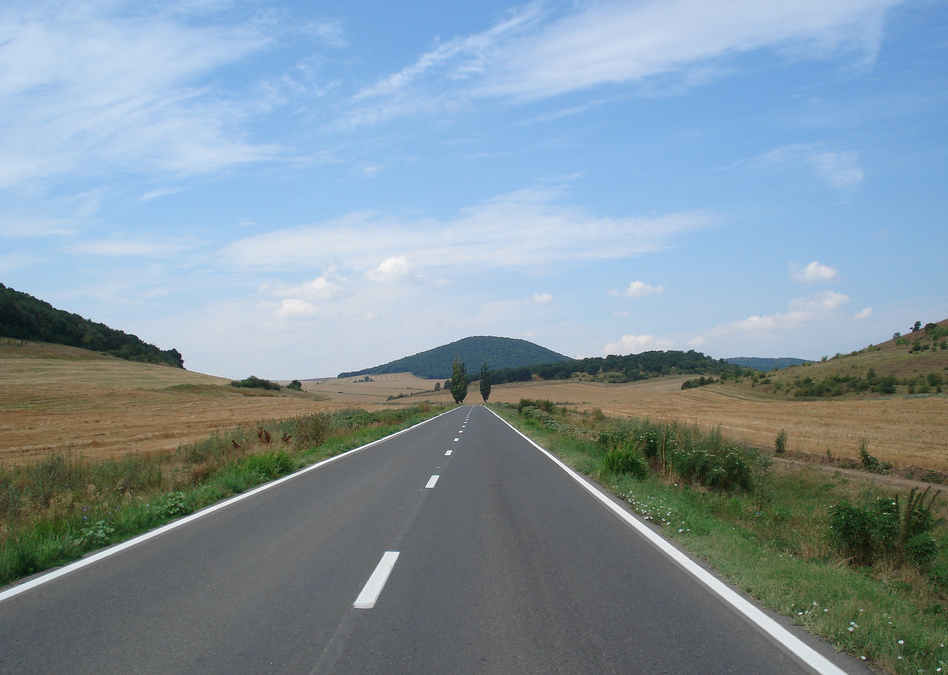
#> input picture input/way.jpg, 948 x 675 px
$ python ps2_1_Tosun.py
#> lines starting #> are read from the running program, lines starting #| are printed output that depends on the picture; after the words box and inside, x2 and y2 are one past the last pixel; in counts of white or black regions, pixels touching at a corner belong together

import numpy as np
import cv2
import matplotlib.pyplot as plt
import math

class HoughTransform():


    def hough_lines_acc(self,img, rho_resolution=1, theta_resolution=1):

        height, width = img.shape
        img_diagonal = np.ceil(np.hypot(height, width))
        rhos = np.arange(-img_diagonal, img_diagonal + 1, rho_resolution)
        thetas = np.deg2rad(np.arange(-90, 90, theta_resolution))


        H = np.zeros((len(rhos), len(thetas)), dtype=np.uint64)
        y_idxs, x_idxs = np.nonzero(img)

        for i in range(len(x_idxs)):
            x = x_idxs[i]
            y = y_idxs[i]

            for j in range(len(thetas)):
                rho = int((x * np.cos(thetas[j]) +
                        y * np.sin(thetas[j])) + img_diagonal)
                H[rho, j] += 1

        return H, rhos, thetas


    def hough_peaks(self,H, num_peaks, threshold=0, nhood_size=3):


        indicies = []
        H1 = np.copy(H)
        for i in range(num_peaks):
            idx = np.argmax(H1)
            H1_idx = np.unravel_index(idx, H1.shape)
            indicies.append(H1_idx)


            idx_y, idx_x = H1_idx

            if (idx_x - (nhood_size//2)) < 0: min_x = 0
            else: min_x = idx_x - (nhood_size//2)
            if ((idx_x + (nhood_size//2) + 1) > H.shape[1]): max_x = H.shape[1]
            else: max_x = idx_x + (nhood_size//2) + 1


            if (idx_y - (nhood_size//2)) < 0: min_y = 0
            else: min_y = idx_y - (nhood_size//2)
            if ((idx_y + (nhood_size//2) + 1) > H.shape[0]): max_y = H.shape[0]
            else: max_y = idx_y + (nhood_size//2) + 1


            for x in range(min_x, max_x):
                for y in range(min_y, max_y):

                    H1[y, x] = 0


                    if (x == min_x or x == (max_x - 1)):
                        H[y, x] = 255
                    if (y == min_y or y == (max_y - 1)):
                        H[y, x] = 255


        return indicies, H


    def plot_hough_acc(self,H):

        fig = plt.figure(figsize=(10, 10))

        plt.imshow(H, cmap='jet')

        plt.xlabel('Theta Direction'), plt.ylabel('Rho Direction')
        plt.tight_layout()
        plt.show()
        cv2.imwrite("output/Theta_Rho_Image.png",H)


    def hough_lines_draw(self,img, lines, rho, theta):
        for i in range(len(lines)):

            rho = rhos[lines[i][0]]
            theta = thetas[lines[i][1]]
            a = np.cos(theta)
            b = np.sin(theta)
            x0 = a*rho
            y0 = b*rho
            pt1 = (int(x0 + 1000*(-b)), int(y0 + 1000*(a)))
            pt2 = (int(x0 - 1000*(-b)), int(y0 - 1000*(a)))
            cv2.line(img, pt1, pt2, (0,0,255), 3, cv2.LINE_AA)


if __name__ == "__main__":

    img = cv2.imread('input/way.jpg')
#> img is the input picture: shape (675, 948, 3); mean B, G, R 159.2, 148.2, 130.4
    cv2.imshow('Image', img)
    cv2.waitKey(0)
    cv2.destroyAllWindows()

    gray = cv2.cvtColor(img, cv2.COLOR_BGR2GRAY)
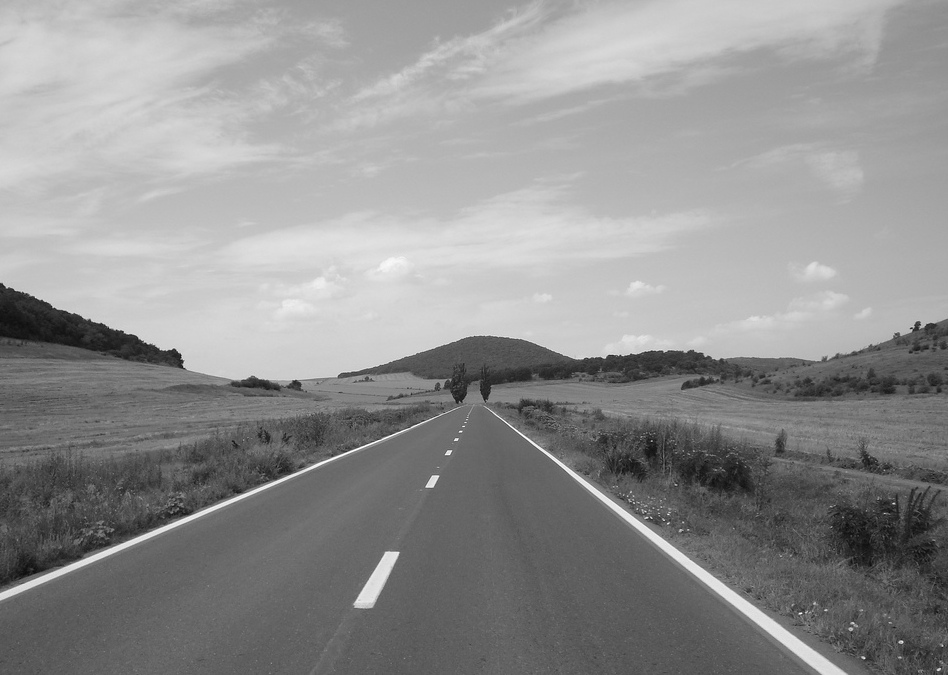
#> gray: shape (675, 948); min 10, max 255, mean 144.1


    blur = cv2.GaussianBlur(gray, (3, 3), 1.5)

    canny_edges = cv2.Canny(blur, 100, 200)
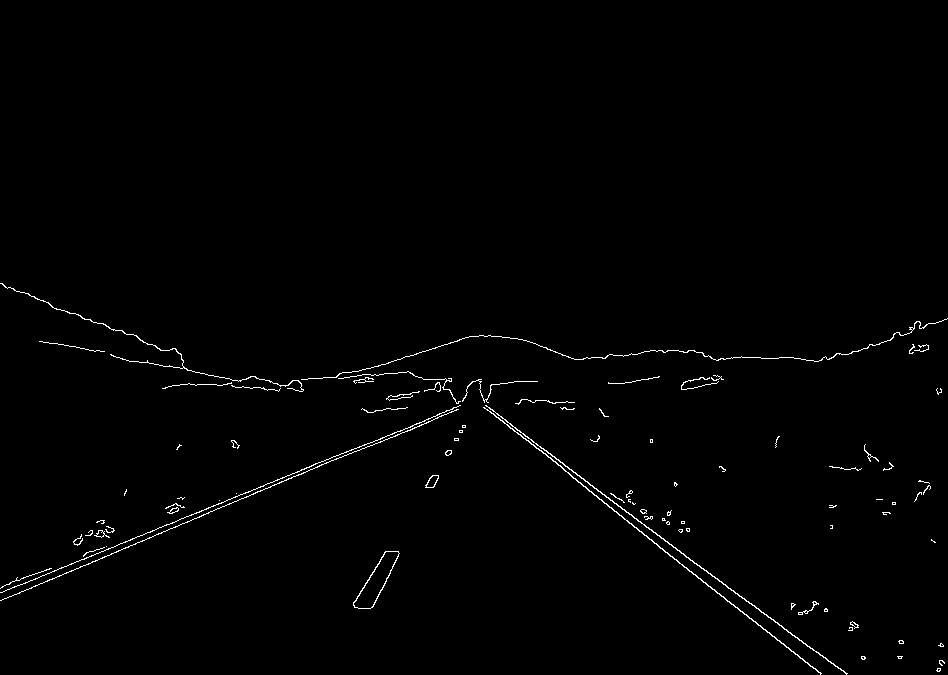
#> canny_edges: shape (675, 948); 0.91% white in thin lines or dots, all inside (x1, y1, x2, y2) = (0, 283, 948, 675)
    cv2.imshow('Edges', canny_edges)
    cv2.imwrite("output/Edges.png",canny_edges)

    cv2.waitKey(0)
    cv2.destroyAllWindows()

    transform=HoughTransform()

    H, rhos, thetas = transform.hough_lines_acc(canny_edges)
#> in hough_lines_acc, `y_idxs, x_idxs = np.nonzero(img)`: y_idxs = 5821 values from 283 to 674; x_idxs = 5821 values, max 947 at index 109, min 0 at index 0, mean 473.4
#> the loop in hough_lines_acc, `for i in range(len(x_idxs)):` made 5821 passes
#> (x, y) on passes 1 to 3: (0, 283), (1, 283), (2, 283)
#> after the loop in hough_lines_acc, `for i in range(len(x_idxs)):`:
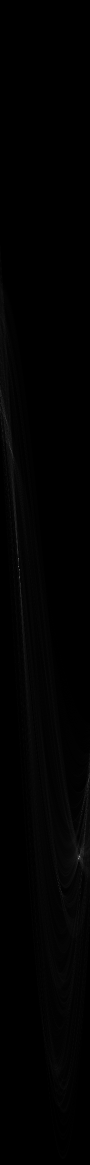
#> H: shape (2329, 180) uint64 (shown at 1/2 size); min 0, max 342, mean 2.5; drawn with min black and max white
#> rhos = 2329 values from -1164 to 1164; thetas = 180 values from -1.57 to 1.55
    lines,H= transform.hough_peaks(H, 3) # find peaks
#> the loop in hough_peaks, `for i in range(num_peaks):` made 3 passes
#> (idx, idx_y, idx_x, min_x, max_x, min_y, max_y) on passes 1 to 3: (308318, 1712, 158, 157, 160, 1711, 1714), (309037, 1716, 157, 156, 159, 1715, 1718), (203797, 1132, 37, 36, 39, 1131, 1134)
#> after the loop in hough_peaks, `for i in range(num_peaks):`: H: shape (2329, 180) uint64; 0.01% of pixels changed, all inside (x1, y1, x2, y2) = (36, 1131, 160, 1718)
#> after the loop in hough_peaks, `for i in range(num_peaks):`: indicies = [(1712, 158), (1716, 157), (1132, 37)]
#> lines = [(1712, 158), (1716, 157), (1132, 37)]
    transform.plot_hough_acc(H)
    transform.hough_lines_draw(img, lines, rhos, thetas)
#> the loop in hough_lines_draw, `for i in range(len(lines)): ` made 3 passes
#> (rho, theta, a, b, x0, y0, pt1, pt2) on passes 1 to 3: (548, 1.19, 0.375, 0.927, 205.3, 508.1, (-721, 882), (1132, 133)), (552, 1.17, 0.391, 0.921, 215.7, 508.1, (-704, 898), (1136, 117)), (-32, -0.925, 0.602, -0.799, -19.26, 25.56, (779, 627), (-817, -576))
#> after the loop in hough_lines_draw, `for i in range(len(lines)):`:
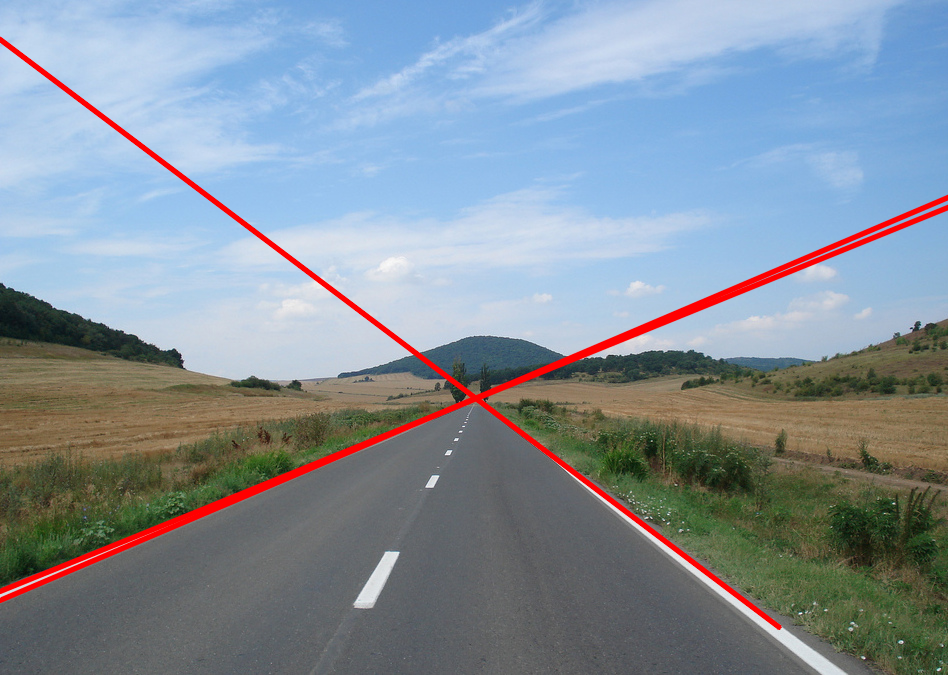
#> img: shape (675, 948, 3); mean B, G, R 155.1, 144.3, 132.6
    cv2.imshow('Detected Lines', img)
    cv2.imwrite("output/Detected Lines.png",img)


   #OPENCV PART
    cv2houghlines = cv2.HoughLines(canny_edges, 1, np.pi / 180, 150, None, 0, 0)
#> cv2houghlines = [[553, 1.17], [549, 1.19], [31, 2.22], [47, 2.2], [25, 2.23], [10, 2.25]]

    if cv2houghlines is not None:
        for i in range(0, len(cv2houghlines)):
            rho = cv2houghlines[i][0][0]
            theta = cv2houghlines[i][0][1]
            a = math.cos(theta)
            b = math.sin(theta)
            x0 = a * rho
            y0 = b * rho
            pt1 = (int(x0 + 1000*(-b)), int(y0 + 1000*(a)))
            pt2 = (int(x0 - 1000*(-b)), int(y0 - 1000*(a)))
            cv2.line(img, pt1, pt2, (0,0,255), 3, cv2.LINE_AA)
#> this loop made 6 passes
#> (rho, theta, a, b, x0, y0, pt1, pt2) on passes 1 to 6: (553, 1.17, 0.391, 0.921, 216.1, 509, (-704, 899), (1136, 118)), (549, 1.19, 0.375, 0.927, 205.7, 509, (-721, 883), (1132, 134)), (31, 2.22, -0.602, 0.799, -18.66, 24.76, (-817, -577), (779, 626)), (47, 2.2, -0.588, 0.809, -27.63, 38.02, (-836, -549), (781, 625)), (25, 2.23, -0.616, 0.788, -15.39, 19.7, (-803, -595), (772, 635)), (10, 2.25, -0.629, 0.777, -6.29, 7.77, (-783, -621), (770, 637))
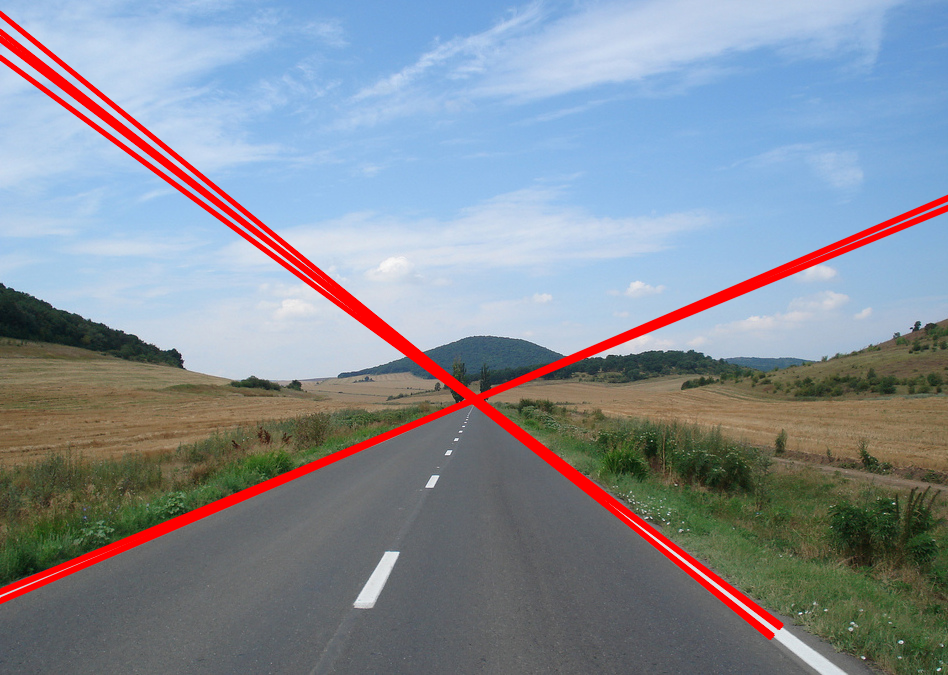
#> img: shape (675, 948, 3); 2.46% of pixels changed, all inside (x1, y1, x2, y2) = (0, 10, 948, 641)

    cv2.imshow('OpenCV Detected Lines', img)
    cv2.imwrite("output/OpenCV Detected Lines.png",img)
    cv2.waitKey(0)
    cv2.destroyAllWindows()
